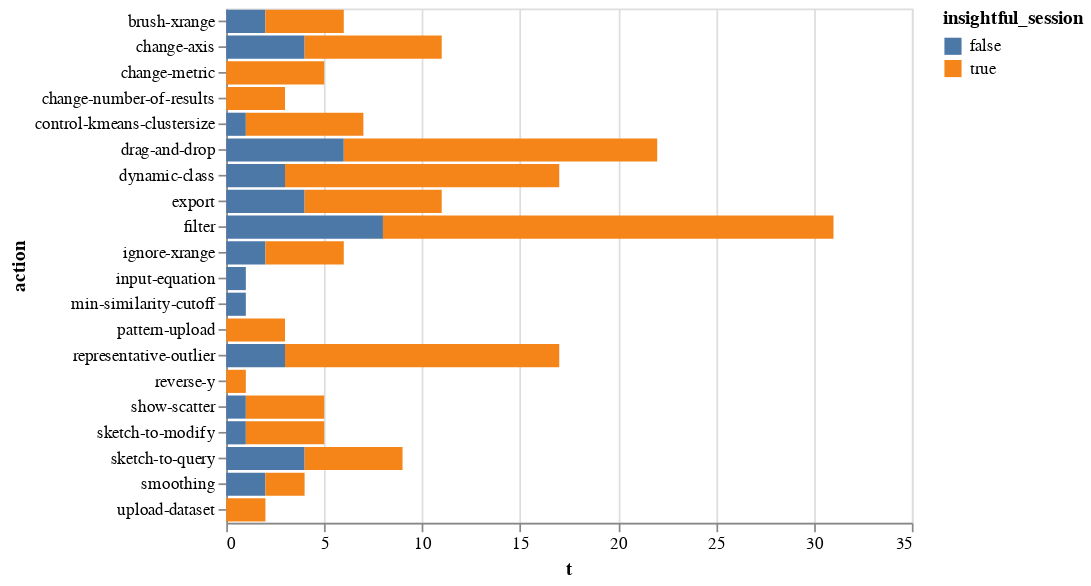

Here is the notebook cell this chart was saved with:
### Code cell
alt.Chart(df_user_session_insightfulness_freq).mark_bar().encode(        
    color='insightful_session',
    y="action",
    x='t'
)

### Figure 1 — Vega-Lite specification as saved in the notebook (floating-point values rounded to 4 significant figures)
{"$schema": "https://vega.github.io/schema/vega-lite/v2.6.0.json", "config": {"view": {"height": 300, "width": 400}}, "data": {"name": "data-3400588eb7819bdbdd248c772c853e86"}, "datasets": {"data-3400588eb7819bdbdd248c772c853e86": [{"action": "brush-xrange", "insightful_session": false, "t": 2}, {"action": "brush-xrange", "insightful_session": true, "t": 4}, {"action": "change-axis", "insightful_session": false, "t": 4}, {"action": "change-axis", "insightful_session": true, "t": 7}, {"action": "change-metric", "insightful_session": true, "t": 5}, {"action": "change-number-of-results", "insightful_session": true, "t": 3}, {"action": "control-kmeans-clustersize", "insightful_session": false, "t": 1}, {"action": "control-kmeans-clustersize", "insightful_session": true, "t": 6}, {"action": "drag-and-drop", "insightful_session": false, "t": 6}, {"action": "drag-and-drop", "insightful_session": true, "t": 16}, {"action": "dynamic-class", "insightful_session": false, "t": 3}, {"action": "dynamic-class", "insightful_session": true, "t": 14}, {"action": "export", "insightful_session": false, "t": 4}, {"action": "export", "insightful_session": true, "t": 7}, {"action": "filter", "insightful_session": false, "t": 8}, {"action": "filter", "insightful_session": true, "t": 23}, {"action": "ignore-xrange", "insightful_session": false, "t": 2}, {"action": "ignore-xrange", "insightful_session": true, "t": 4}, {"action": "input-equation", "insightful_session": false, "t": 1}, {"action": "min-similarity-cutoff", "insightful_session": false, "t": 1}, {"action": "pattern-upload", "insightful_session": true, "t": 3}, {"action": "representative-outlier", "insightful_session": false, "t": 3}, {"action": "representative-outlier", "insightful_session": true, "t": 14}, {"action": "reverse-y", "insightful_session": true, "t": 1}, {"action": "show-scatter", "insightful_session": false, "t": 1}, {"action": "show-scatter", "insightful_session": true, "t": 4}, {"action": "sketch-to-modify", "insightful_session": false, "t": 1}, {"action": "sketch-to-modify", "insightful_session": true, "t": 4}, {"action": "sketch-to-query", "insightful_session": false, "t": 4}, {"action": "sketch-to-query", "insightful_session": true, "t": 5}, {"action": "smoothing", "insightful_session": false, "t": 2}, {"action": "smoothing", "insightful_session": true, "t": 2}, {"action": "upload-dataset", "insightful_session": true, "t": 2}]}, "encoding": {"color": {"field": "insightful_session", "type": "nominal"}, "x": {"field": "t", "type": "quantitative"}, "y": {"field": "action", "type": "nominal"}}, "mark": "bar"}
